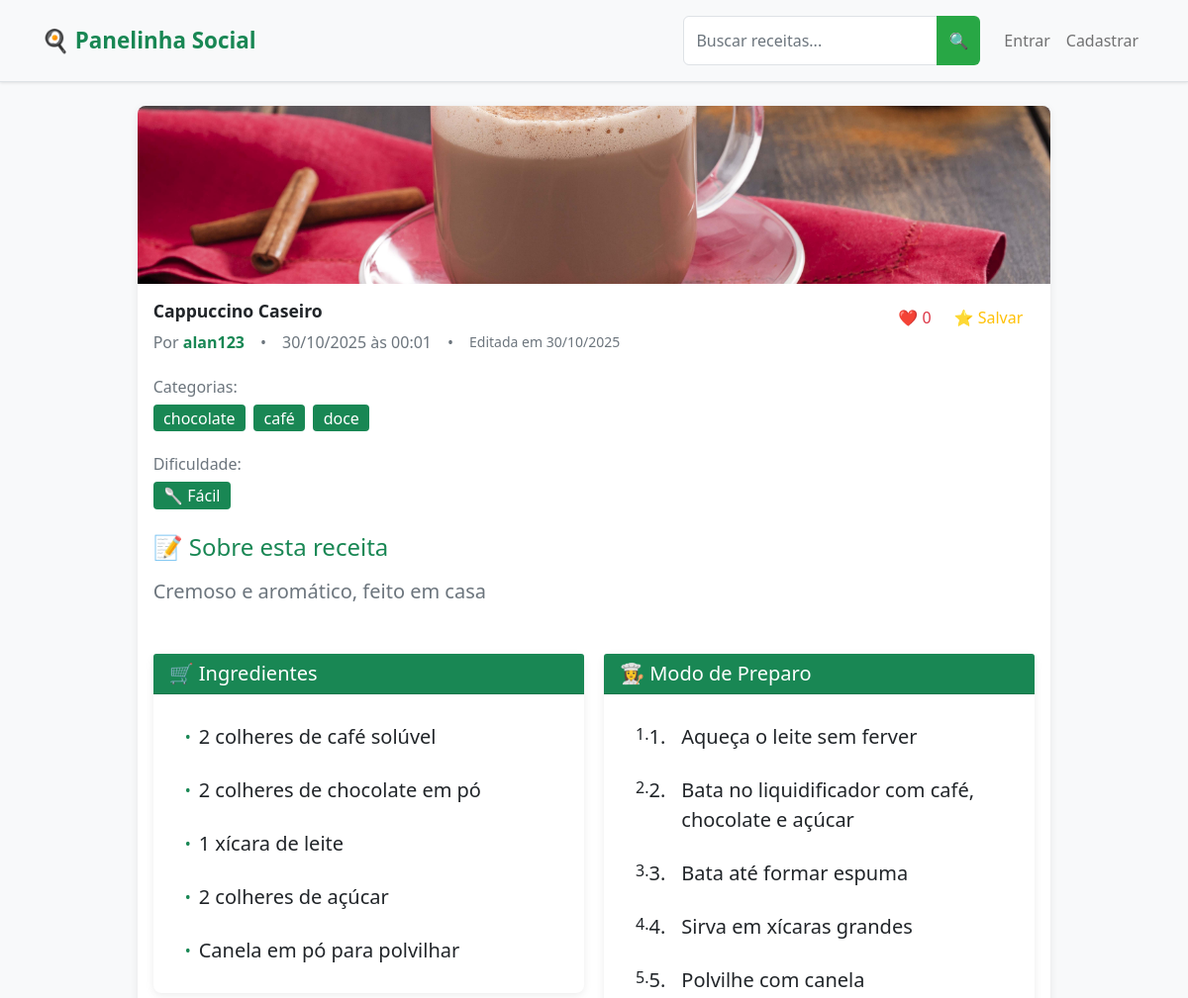
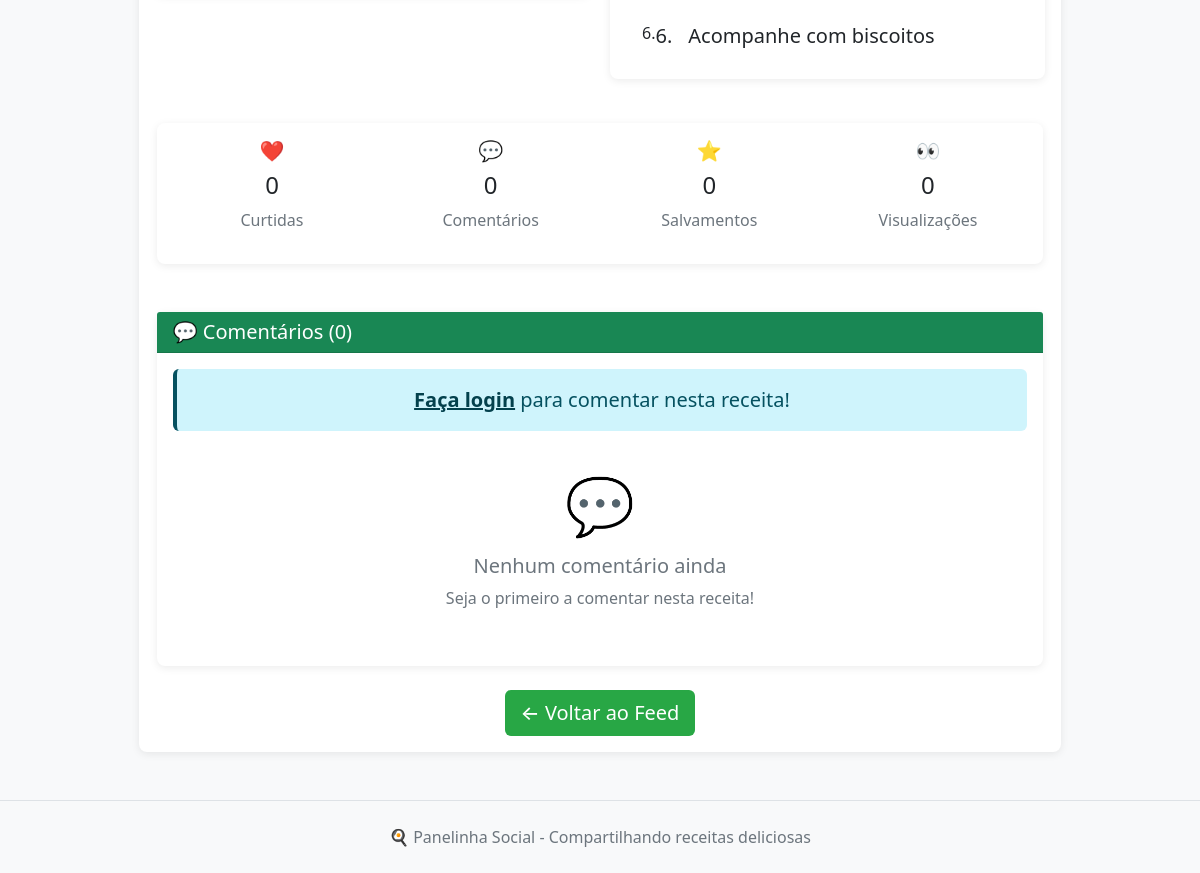
Page /recipe/3 on the earlier database version (2 pictures, top to bottom).
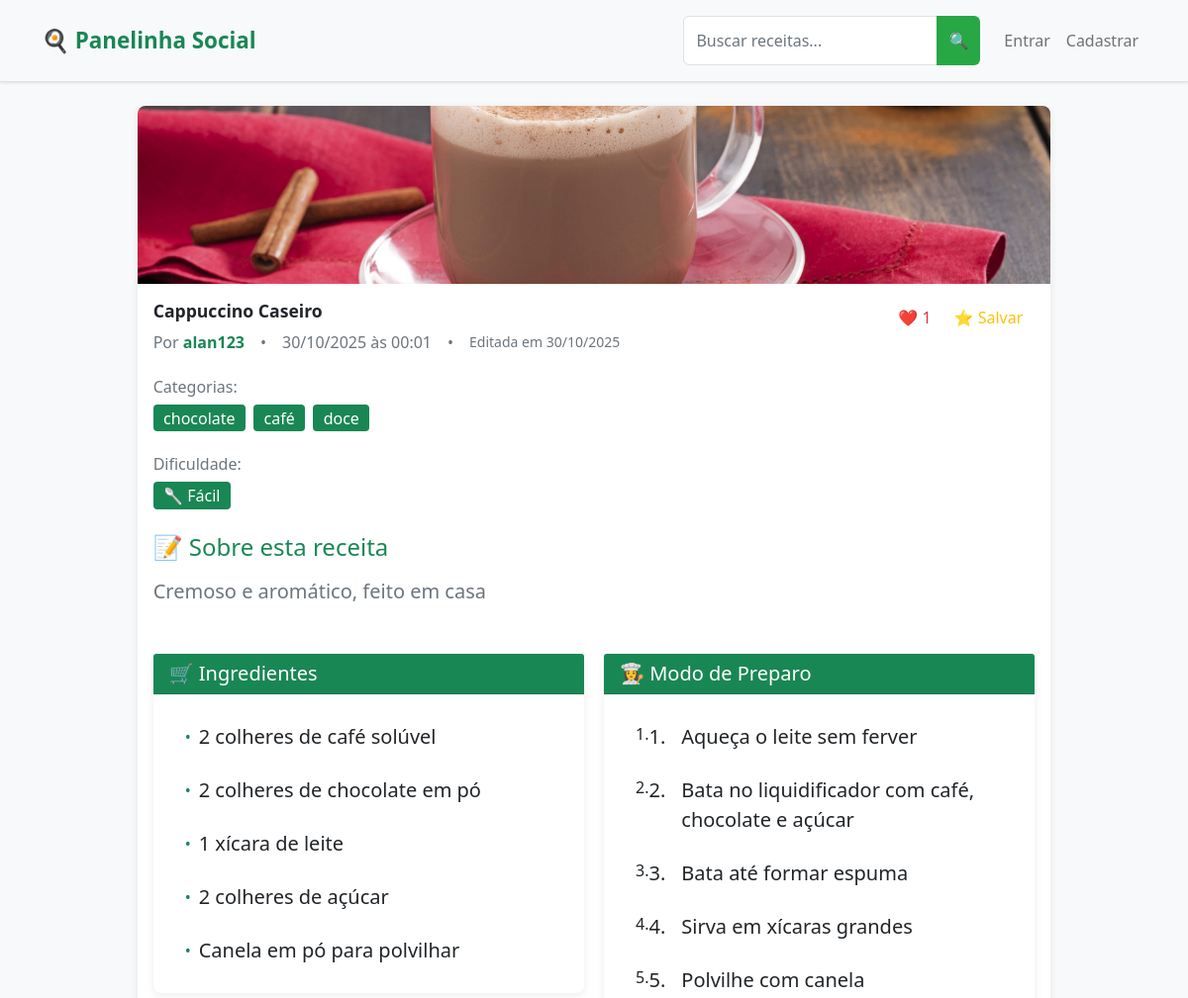
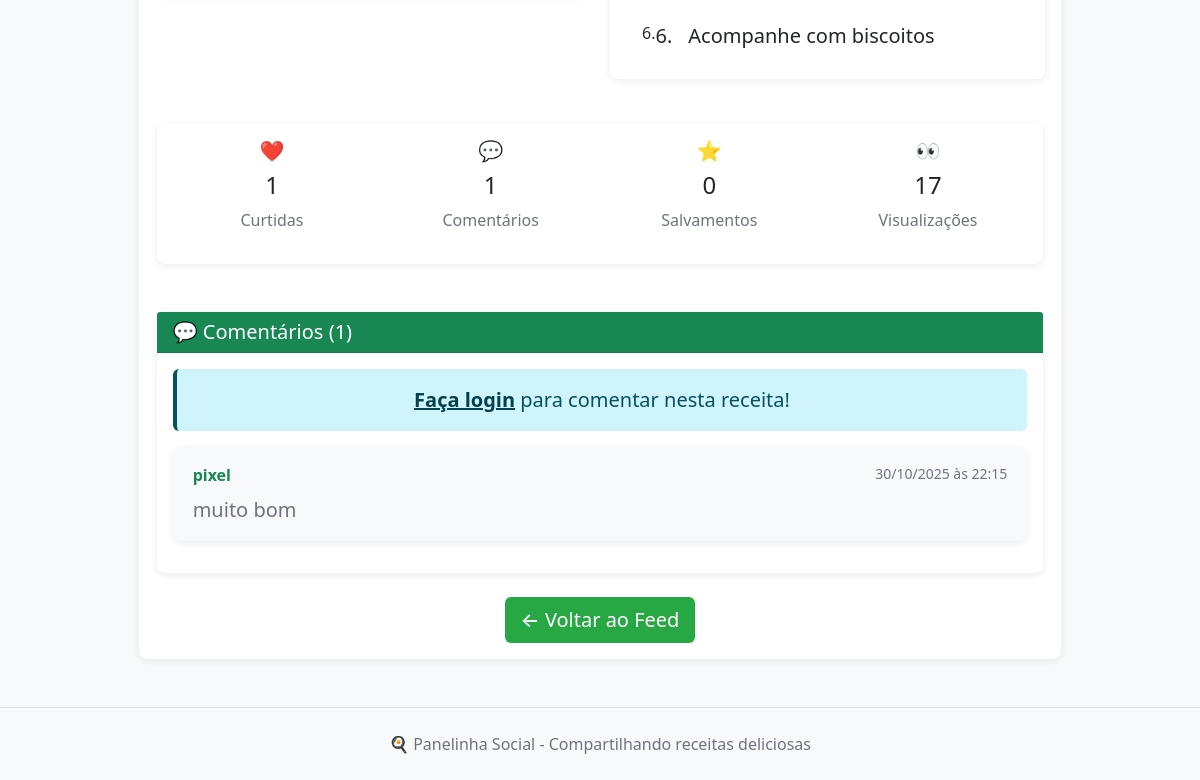
Same page on the later database version (2 pictures, top to bottom).
### app.py (models this page shows, shortened)
class Recipe(db.Model):
    __tablename__ = 'recipe'
    id = db.Column(db.Integer, primary_key=True)
    title = db.Column(db.String(100), nullable=False, index=True)
    description = db.Column(db.Text)
    ingredients = db.Column(db.Text)
    steps = db.Column(db.Text)
    image = db.Column(db.String(200))
    categories = db.Column(db.String(200))
    difficulty = db.Column(db.String(20), nullable=False, default='Fácil', index=True)  # NOVO CAMPO
    is_draft = db.Column(db.Boolean, default=False, index=True)
    created_at = db.Column(db.DateTime, default=datetime.utcnow, index=True)
    updated_at = db.Column(db.DateTime, default=datetime.utcnow, onupdate=datetime.utcnow)
    views = db.Column(db.Integer, default=0, index=True)
    user_id = db.Column(db.Integer, db.ForeignKey('user.id'), nullable=False, index=True)
    likes = db.relationship('Like', backref='recipe', lazy='select')
    comments = db.relationship('Comment', backref='recipe', lazy='select')
    saved_by = db.relationship('SavedRecipe', backref='recipe', lazy='select')
    def like_count(self):
        if hasattr(self, '_like_count'):
            return self._like_count
        return len(self.likes)
    def comment_count(self):
        if hasattr(self, '_comment_count'):
            return self._comment_count
        return len(self.comments)
    def saved_count(self):
        if hasattr(self, '_saved_count'):
            return self._saved_count
        return len(self.saved_by)  # Mudado para len()

class Comment(db.Model):
    __tablename__ = 'comment'
    id = db.Column(db.Integer, primary_key=True)
    content = db.Column(db.Text, nullable=False)
    user_id = db.Column(db.Integer, db.ForeignKey('user.id'), nullable=False, index=True)
    recipe_id = db.Column(db.Integer, db.ForeignKey('recipe.id'), nullable=False, index=True)
    created_at = db.Column(db.DateTime, default=datetime.utcnow, index=True)

class User(UserMixin, db.Model):
    __tablename__ = 'user'
    id = db.Column(db.Integer, primary_key=True)
    username = db.Column(db.String(64), unique=True, nullable=False, index=True)
    email = db.Column(db.String(120), unique=True, nullable=False, index=True)
    password_hash = db.Column(db.String(128))
    bio = db.Column(db.Text)
    profile_picture = db.Column(db.String(200))
    created_at = db.Column(db.DateTime, default=datetime.utcnow)
    recipes = db.relationship('Recipe', backref='author', lazy='select')
    likes = db.relationship('Like', backref='user', lazy='select')
    comments = db.relationship('Comment', backref='user', lazy='select')
    saved_recipes = db.relationship('SavedRecipe', backref='user', lazy='select')

### app.py (the view, shortened to what this page needs)
@app.route('/recipe/<int:recipe_id>', methods=['GET', 'POST'])
def recipe_detail(recipe_id):
    recipe = Recipe.query.options(
        db.joinedload(Recipe.author),
        db.joinedload(Recipe.likes),
        db.joinedload(Recipe.comments).joinedload(Comment.user)
    ).get_or_404(recipe_id)
    form = CommentForm()
    recipe.views = Recipe.views + 1
    db.session.commit()
    comments = recipe.comments
    return render_template('recipe_detail.html', title=recipe.title, recipe=recipe, form=form, comments=comments)

### app.py
class CommentForm(FlaskForm):
    content = TextAreaField('Comentário', validators=[DataRequired(), Length(min=1, max=500)])
    submit = SubmitField('Comentar')

### templates/recipe_detail.html (shortened to what the changed rows need)
{% extends "base.html" %}
{% block content %}
<div class="row justify-content-center">
    <div class="col-md-10">
        <div class="card">
            {% if recipe.image %}
                <img src="{{ url_for('static', filename='uploads/' + recipe.image) }}"
                     class="card-img-top" alt="{{ recipe.title }}" style="max-height: 500px; object-fit: cover;">
            {% else %}
                <div class="card-img-top bg-light d-flex align-items-center justify-content-center"
                     style="height: 300px;">
                    <span class="text-muted display-6">📷 Sem imagem</span>
                </div>
            {% endif %}
            <div class="card-body">
                <div class="d-flex justify-content-between align-items-start mb-4">
                    <div class="flex-grow-1">
                        <h1 class="card-title display-6 mb-2">{{ recipe.title }}</h1>
                        <div class="d-flex align-items-center flex-wrap gap-3">
                            <p class="text-muted mb-0">
                                Por <strong class="text-success">{{ recipe.author.username }}</strong>
                            </p>
                            <span class="text-muted">•</span>
                            <p class="text-muted mb-0">
                                {{ recipe.created_at.strftime('%d/%m/%Y às %H:%M') }}
                            </p>
                            {% if recipe.updated_at != recipe.created_at %}
                                <span class="text-muted">•</span>
                                <small class="text-muted">
                                    Editada em {{ recipe.updated_at.strftime('%d/%m/%Y') }}
                                </small>
                            {% endif %}
                        </div>
                    </div>
                    <div class="btn-group ms-3">
                        <button class="btn btn-outline-danger like-btn" data-recipe-id="{{ recipe.id }}">
                            ❤️ <span class="like-count">{{ recipe.like_count() }}</span>
                        </button>
                    </div>
                </div>
                {% if recipe.categories %}
                    <div class="mb-4">
                        <div>
                            {% for category in recipe.categories.split(',') %}
                                <span class="badge bg-success me-1 fs-6">{{ category.strip() }}</span>
                            {% endfor %}
                        </div>
                    </div>
                {% endif %}
                <div class="mb-4">
                </div>
                <div class="mb-5">
                    <h4 class="text-success mb-3">📝 Sobre esta receita</h4>
                    <p class="card-text fs-5">{{ recipe.description }}</p>
                </div>
                <div class="row">
                    <div class="col-md-6">
                        <div class="card border-success mb-4">
                            <div class="card-body">
                                <ul class="list-group list-group-flush">
                                    {% for ingredient in recipe.ingredients.split('\n') %}
                                        {% if ingredient.strip() %}
                                            <li class="list-group-item d-flex align-items-center">
                                                <span class="text-success me-2">•</span>
                                                <span class="fs-5">{{ ingredient.strip() }}</span>
                                            </li>
                                        {% endif %}
                                    {% endfor %}
                                </ul>
                            </div>
                        </div>
                    </div>
                    <div class="col-md-6">
                        <div class="card border-success">
                            <div class="card-body">
                                <ol class="list-group list-group-numbered list-group-flush">
                                    {% for step in recipe.steps.split('\n') %}
                                        {% if step.strip() %}
                                            <li class="list-group-item d-flex align-items-start">
                                                <span class="fs-5 me-3">{{ loop.index }}.</span>
                                                <span class="fs-5">{{ step.strip() }}</span>
                                            </li>
                                        {% endif %}
                                    {% endfor %}
                                </ol>
                            </div>
                        </div>
                    </div>
                </div>
                <div class="row mt-4">
                    <div class="col-12">
                        <div class="card">
                            <div class="card-body">
                                <div class="row text-center">
                                    <div class="col-md-3">
                                        <h5 class="text-success">❤️</h5>
                                        <h4>{{ recipe.like_count() }}</h4>
                                        <p class="text-muted">Curtidas</p>
                                    </div>
                                    <div class="col-md-3">
                                        <h5 class="text-success">💬</h5>
                                        <h4>{{ recipe.comment_count() }}</h4>
                                        <p class="text-muted">Comentários</p>
                                    </div>
                                    <div class="col-md-3">
                                        <h5 class="text-success">👀</h5>
                                        <h4>{{ recipe.views }}</h4>
                                        <p class="text-muted">Visualizações</p>
                                    </div>
                                </div>
                            </div>
                        </div>
                    </div>
                </div>
                <div class="row mt-5">
                    <div class="col-12">
                        <div class="card">
                            <div class="card-header bg-success text-white d-flex justify-content-between align-items-center">
                                <h5 class="mb-0">💬 Comentários ({{ comments|length }})</h5>
                            </div>
                            <div class="card-body">
                                <div class="comments-section">
                                    {% if comments %}
                                        {% for comment in comments %}
                                            <div class="card mb-3 comment-card {% if comment.user_id == recipe.user_id %}author-comment{% endif %}">
                                                <div class="card-body">
                                                    <div class="d-flex justify-content-between align-items-start mb-2">
                                                        <div class="d-flex align-items-center">
                                                            <strong class="text-success me-2">
                                                                {{ comment.user.username }}
                                                            </strong>
                                                        </div>
                                                        <div class="d-flex align-items-center gap-2">
                                                            <small class="text-muted">
                                                                {{ comment.created_at.strftime('%d/%m/%Y às %H:%M') }}
                                                            </small>
                                                        </div>
                                                    </div>
                                                    <p class="card-text mb-0 fs-5">{{ comment.content }}</p>
                                                </div>
                                            </div>
                                        {% endfor %}
                                    {% else %}
                                        <div class="text-center py-4">
                                            <div class="text-muted">
                                                <span class="display-4">💬</span>
                                                <h5 class="mt-3">Nenhum comentário ainda</h5>
                                                <p>Seja o primeiro a comentar nesta receita!</p>
                                            </div>
                                        </div>
                                    {% endif %}
                                </div>
                            </div>
                        </div>
                    </div>
                </div>
                <div class="mt-4 text-center">
                </div>
            </div>
        </div>
    </div>
</div>
{% endblock %}

Differences in the rows shown:
changed Recipe "Cremoso e aromático, feito em casa": views "0" → "17"
added Comment: user.username "pixel", created_at "30/10/2025 às 22:15", content "muito bom"
Other differences:
{{ recipe.like_count() }}: "0" → "1"
{{ recipe.comment_count() }}: "0" → "1"
{{ comments|length }}: "0" → "1"
text no longer shown: "💬 Nenhum comentário ainda Seja o primeiro a comentar nesta receita!"
